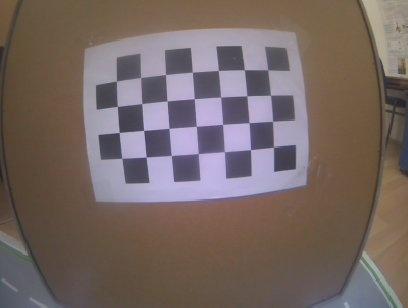
#> input picture calibration/duckiebot 4x7/272.jpg, 408 x 308 px; its folder holds only this picture in this run
$ jupyter execute --allow-errors calibration.ipynb   (older library calls are emulated)
#> lines starting #> are read from the running program, lines starting #| are printed output that depends on the picture; after the words box and inside, x2 and y2 are one past the last pixel; in counts of white or black regions, pixels touching at a corner belong together; long printed decimals are rounded
[cell 1]
import numpy as np
import cv2
import numpy as np
import glob

[cell 2]
CHECKERBOARD = (4,7)
# termination criteria
subpix_criteria = (cv2.TERM_CRITERIA_EPS+cv2.TERM_CRITERIA_MAX_ITER, 30, 0.1)
calibration_flags = cv2.fisheye.CALIB_RECOMPUTE_EXTRINSIC+cv2.fisheye.CALIB_CHECK_COND+cv2.fisheye.CALIB_FIX_SKEW

objp = np.zeros((1, CHECKERBOARD[0]*CHECKERBOARD[1], 3), np.float32)
objp[0,:,:2] = np.mgrid[0:CHECKERBOARD[0], 0:CHECKERBOARD[1]].T.reshape(-1, 2)
_img_shape = None
objpoints = [] # 3d point in real world space
imgpoints = [] # 2d points in image plane.

images = glob.glob(r'C:\Users\vase_\Downloads\jetbot-nano\calibration/duckiebot 4x7/*.jpg')

[cell 3]
for fname in images:
    img = cv2.imread(fname)
#> img is the input picture: shape (308, 408, 3); mean B, G, R 99.3, 103.3, 117.6
    if _img_shape == None:
        _img_shape = img.shape[:2]
    else:
        assert _img_shape == img.shape[:2], "All images must share the same size."
    gray = cv2.cvtColor(img,cv2.COLOR_BGR2GRAY)
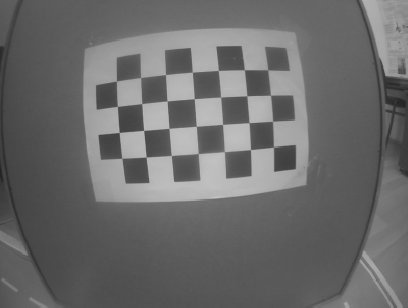
#> gray: shape (308, 408); min 34, max 197, mean 107.1
    # Find the chess board corners
    ret, corners = cv2.findChessboardCorners(gray, CHECKERBOARD, cv2.CALIB_CB_ADAPTIVE_THRESH+cv2.CALIB_CB_FAST_CHECK+cv2.CALIB_CB_NORMALIZE_IMAGE)
#> ret = True; corners = 28 rows, first 8: [267.7, 69.75], [270.5, 95.37], [272.6, 121.4], [273.5, 147.4], [244.3, 69.77], [246.8, 95.73], [249, 122.6], [250.5, 149.5]
    # If found, add object points, image points (after refining them)
    if ret == True:
        objpoints.append(objp)
        cv2.cornerSubPix(gray,corners,(3,3),(-1,-1),subpix_criteria)
        imgpoints.append(corners)
        cv2.drawChessboardCorners(img, CHECKERBOARD, corners, ret)
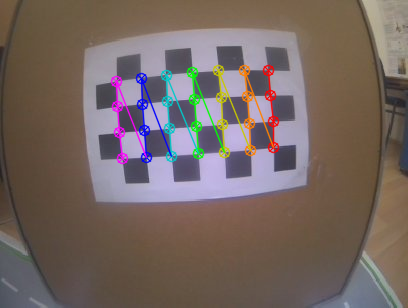
#> img: shape (308, 408, 3); 4.31% of pixels changed, all inside (x1, y1, x2, y2) = (110, 64, 280, 165)
        cv2.imshow('img', img)
        cv2.waitKey(0)
cv2.destroyAllWindows()

$ run again, on calibration/duckiebot 4x7/509.jpg
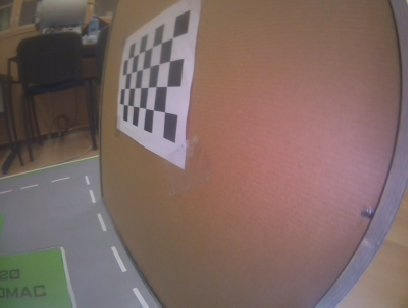
#> input picture calibration/duckiebot 4x7/509.jpg, 408 x 308 px
#> img is the input picture: shape (308, 408, 3); mean B, G, R 99.1, 104.3, 126
#> `gray = cv2.cvtColor(img,cv2.COLOR_BGR2GRAY)`:
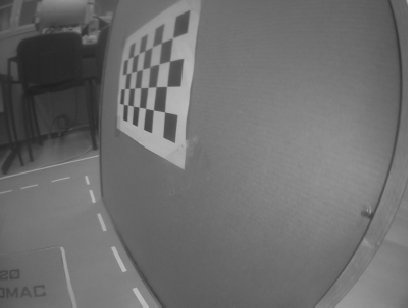
#> gray: shape (308, 408); min 31, max 194, mean 110.2
#> ret = False; corners = None

$ run again, on calibration/duckiebot 4x7/544.jpg
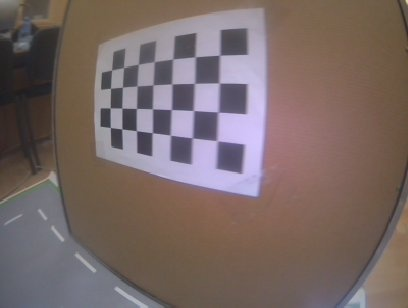
#> input picture calibration/duckiebot 4x7/544.jpg, 408 x 308 px
#> img is the input picture: shape (308, 408, 3); mean B, G, R 101.8, 104.7, 120.6
#> `gray = cv2.cvtColor(img,cv2.COLOR_BGR2GRAY)`:
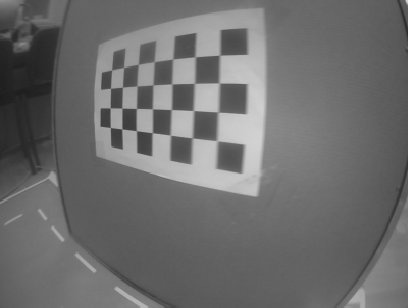
#> gray: shape (308, 408); min 28, max 211, mean 109.1
#> ret = True; corners = 28 rows, first 8: [219.3, 55.36], [219.2, 82.96], [218.2, 112.3], [217.1, 140.8], [195.2, 56.87], [194.3, 83.5], [193.6, 110.5], [192.5, 137.8]
#> `cv2.drawChessboardCorners(img, CHECKERBOARD, corners, ret)`:
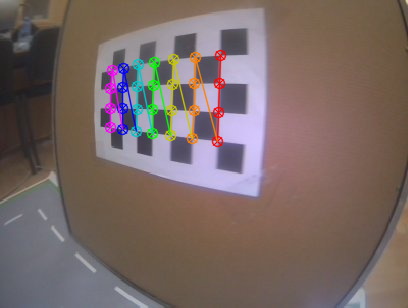
#> img: shape (308, 408, 3); 3.88% of pixels changed, all inside (x1, y1, x2, y2) = (104, 49, 227, 148)
#> rms = 0.308
#| Found 1 valid images for calibration with root mean square error of 0.3076
#| DIM=(408, 308)

$ run again, on calibration/duckiebot 4x7/611.jpg
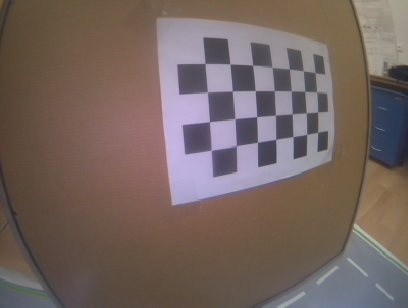
#> input picture calibration/duckiebot 4x7/611.jpg, 408 x 308 px
#> img is the input picture: shape (308, 408, 3); mean B, G, R 95.9, 101.1, 117
#> `gray = cv2.cvtColor(img,cv2.COLOR_BGR2GRAY)`:
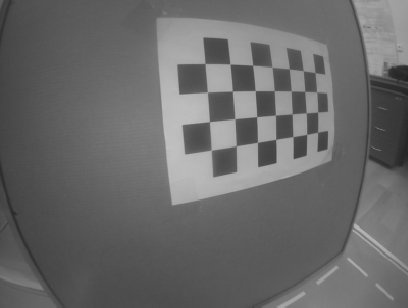
#> gray: shape (308, 408); min 34, max 195, mean 105.2
#> ret = True; corners = 28 rows, first 8: [315.1, 72.65], [316.4, 91.51], [317.5, 111.9], [317.5, 132.3], [303.4, 70.82], [304.8, 91.22], [306.3, 113], [306.7, 134.2]
#> `cv2.drawChessboardCorners(img, CHECKERBOARD, corners, ret)`:
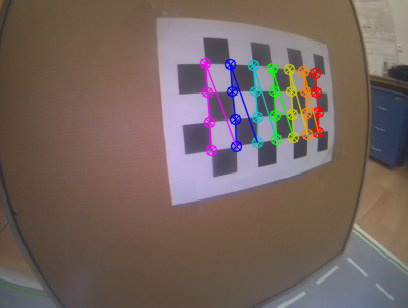
#> img: shape (308, 408, 3); 3.91% of pixels changed, all inside (x1, y1, x2, y2) = (199, 57, 325, 157)
#> rms = 0.459
#| Found 1 valid images for calibration with root mean square error of 0.4589
#| DIM=(408, 308)
